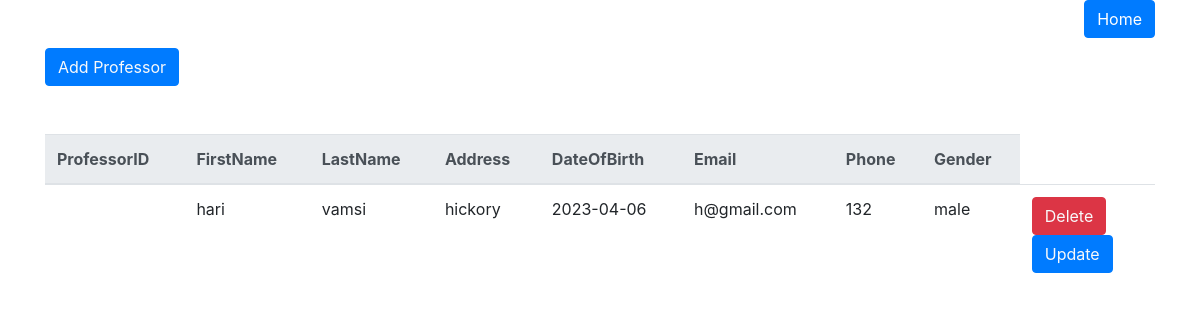
The app's page /view_professor.php with its own data.
### tables this page shows
CREATE TABLE IF NOT EXISTS `professor` (
  `Professor ID` int NOT NULL AUTO_INCREMENT,
  `first_name` varchar(100) DEFAULT NULL,
  `last_name` varchar(100) DEFAULT NULL,
  `address` varchar(300) DEFAULT NULL,
  `date_of_birth` date DEFAULT NULL,
  `email` varchar(100) DEFAULT NULL,
  `phone` int DEFAULT NULL,
  `gender` varchar(100) DEFAULT NULL,
  PRIMARY KEY (`Professor ID`)
);

### view_professor.php (the view, shortened to what this page needs)
<?php
include "connect.php";
?>
<!DOCTYPE html>
<html lang="en">
<head>
    <link rel="stylesheet" href="https://cdn.jsdelivr.net/npm/bootstrap@4.4.1/dist/css/bootstrap.min.css">
</head>
<body>
    <div class="container">
        <button class="btn btn-primary my-5">
            <a href="professor.php" class="text-light"> Add Professor </a>
        </button>
        <table class="table">
            <thead class="thead-light">
                <tr>
                    <th scope="col">ProfessorID</th>
                    <th scope="col">FirstName</th>
                    <th scope="col">LastName</th>
                    <th scope="col">Address</th>
                    <th scope="col">DateOfBirth</th>
                    <th scope="col">Email</th>
                    <th scope="col">Phone</th>
                    <th scope="col">Gender</th>
                </tr>
            </thead>
            <tbody>
                <?php
                $sql = "SELECT * FROM Professor";
                $result = mysqli_query($con, $sql);
                if ($result) {
                    while ($row = mysqli_fetch_assoc($result)) {
                        $profID = $row['ProfessorID'];
                        $firstName = $row['first_name'];
                        $lastName = $row['last_name'];
                        $address = $row['address'];
                        $dateOfBirth = $row['date_of_birth'];
                        $email = $row['email'];
                        $phone = $row['phone'];
                        $gender = $row['gender'];
                        echo '
        <tr>
            <th scope="row">' . $profID . '</th>
            <td>' . $firstName . '</td>
            <td>' . $lastName . '</td>
            <td>' . $address . '</td>
            <td>' . $dateOfBirth . '</td>
            <td>' . $email . '</td>
            <td>' . $phone . '</td>
            <td>' . $gender . '</td>
            <td>
                <button class="btn btn-danger"><a href="professor_delete.php?deleteid=' . $profID . '" class="text-light">Delete</a></button>
                <br>
                <button class="btn btn-primary mr-2"><a href="student_update.php?updateid=' . $profID . '" class="text-light">Update</a></button>
            </td>
        </tr>';
                    }
                }
                ?>
<a href="index.php" style="float: right;"><button type="submit" class="btn btn-primary" name="home">Home</button></a>
            </tbody>
        </table>
    </div>
</body>
</html>

### records on screen
professor: first_name "hari", last_name "vamsi", address "hickory", date_of_birth "2023-04-06", email "h@gmail.com", phone "132", gender "male"
